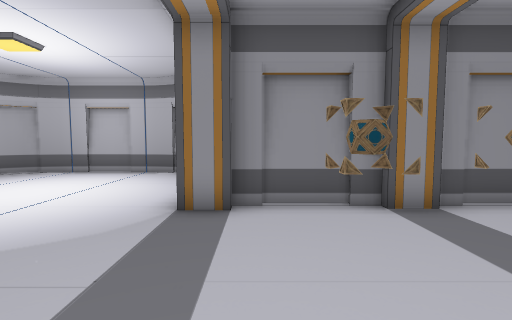
view 1 (above)

17 first-person views from a walk through a 3-D level made in the Unity game engine. The camera is 1.3 m above the floor, tilts 4° down and sees 85° across. The floor is counted in squares, 1 m on a side. Each view is taken from the middle of a square. On the plan, view 1 faces up. The plan holds only what a view shows up to about 13 squares ahead; the rest is blank. The player is left out. Door leaves are left out, so doorways stand open.

view 2
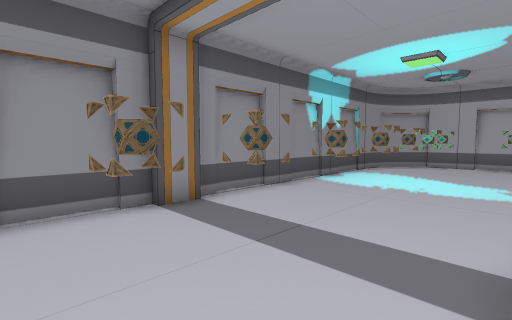

view 3
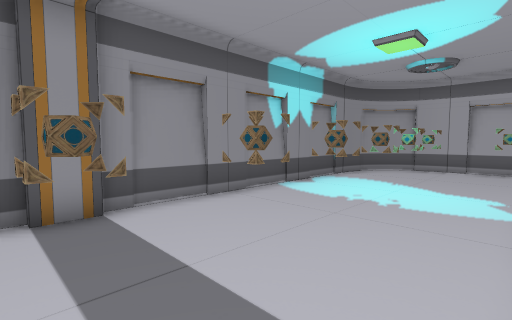

view 4
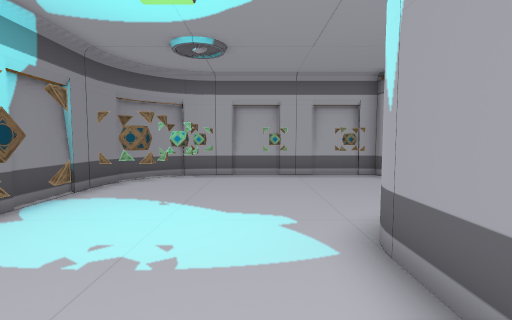

view 5
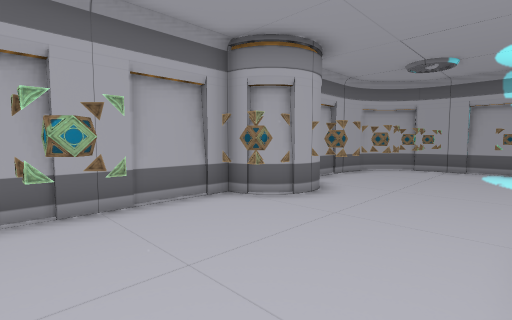

view 6
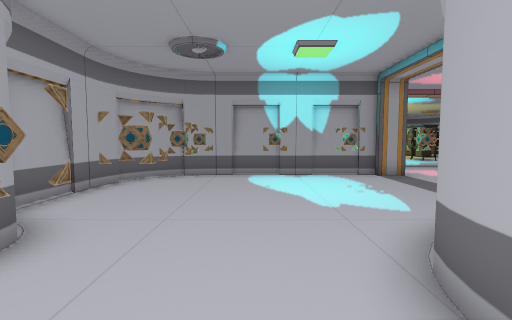

view 7
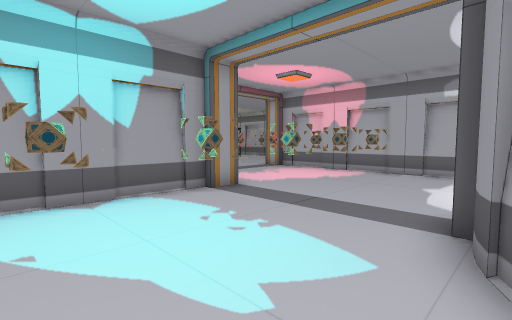

view 8
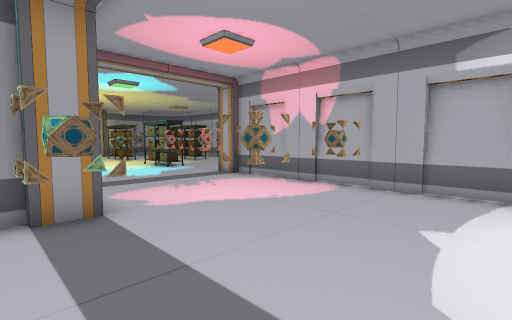

view 9
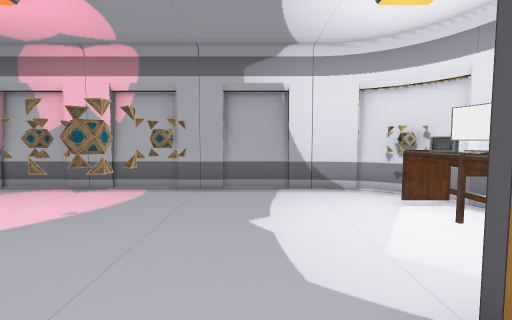

view 10
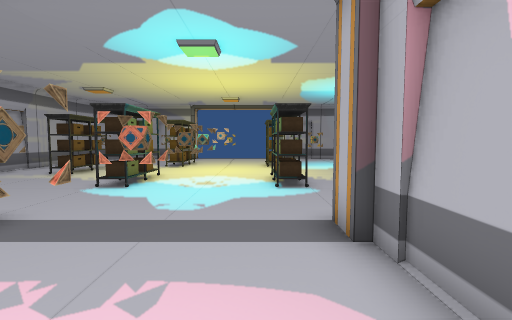

view 11
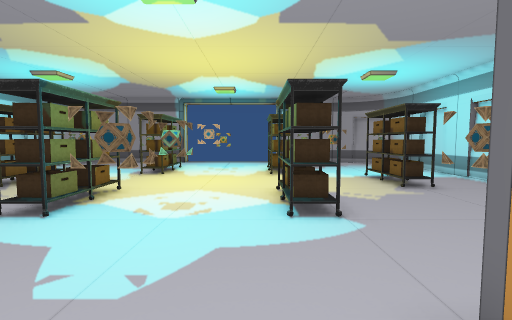

view 12
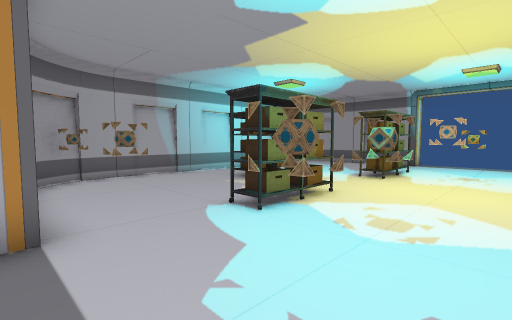

view 13
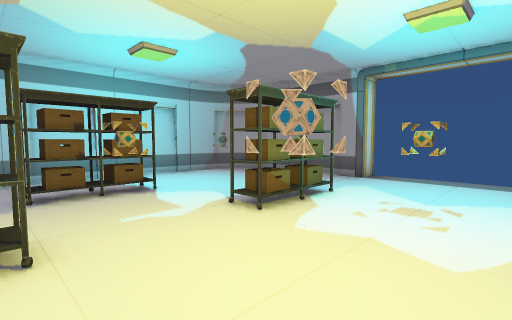

view 14
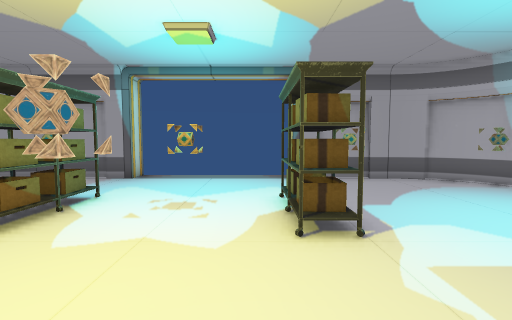

view 15
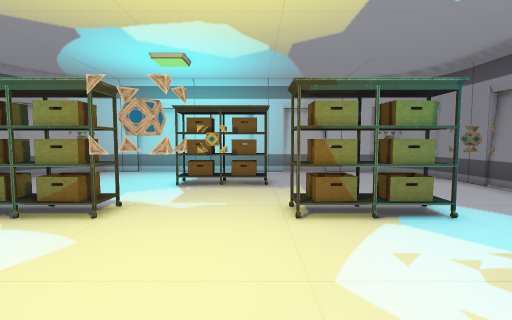

view 16
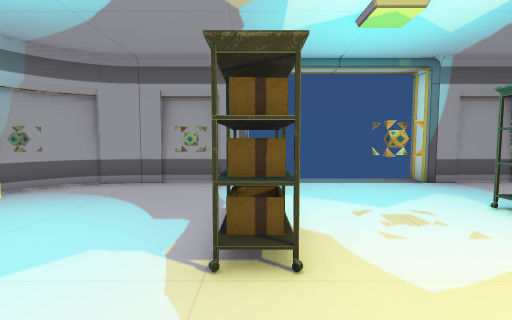

view 17
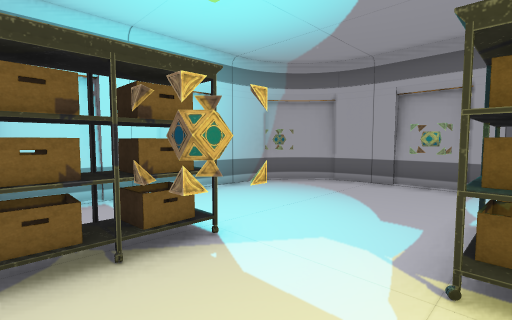

### Floor plan
Points are (right, up) in squares from view 1. A wall is a line through its corners. A room is listed if a view was taken in it or the views show most of it. See-through windows are left out.
Room 1 (views 1, 2, 3, 4, 5, 6, 7, 8, 9, 10, 11, 12, 13, 14, 15, 16, 17)
walls: (5.4, -12.2) (6.5, -12.2); (6.4, -12.5) (13, -12.5); (7.1, -12.7) (8.9, -12.7); (5.2, -16.6) (5.2, -16.1); (10.1, -12.7) (11.9, -12.7); (-0.3, -15.5) (-0.3, -16.5); (10.9, -17.6) (10.5, -17.1); (-2.1, -16.4) (-4, -16.4); (7.3, -6.4) (6.8, -6.5); (12.8, -12.5) (13.3, -12.4); (7.7, -6.2) (7.2, -6.4); (11.5, -19.2) (11.4, -18.7); (13.2, -12.4) (13.7, -12.3); (13.7, -12.4) (14.3, -12) (15, -11.3) (15.3, -10.7); (-3.8, -16.5) (-4.3, -16.6); (14, -12.2) (14.7, -11.7) (15.2, -11.1); (-4.2, -16.6) (-4.7, -16.7); (-0.6, -6) (-0.6, -15.5); (-0.4, -5.7) (-0.5, -6.2); (-4.7, -16.6) (-5.1, -16.8) (-5.5, -17.1) (-6, -17.5); (15.2, -10.7) (15.4, -10.2); (9.4, -4.2) (9.3, -4.7); (0.5, -4) (0.1, -4.5); (15.4, -10.4) (15.5, -9.9); (9.5, -3.8) (9.4, -4.3); (15.6, -10) (15.6, -7.1); (-6.4, -18.6) (-6.5, -19.1) (-6.5, -29); (14, -5.1) (14.1, -4.6); (6.5, -0.5) (8.2, -0.5); (15.6, -3.6) (15.6, 3); (11.6, -29) (11.6, -19); (11.4, -29.3) (11.5, -28.8); (5.2, -31.5) (9, -31.5); (9.2, -31.4) (9.7, -31.2); (8.9, -31.5) (9.3, -31.4); (10.1, -31.2) (10.6, -30.8); (9.6, -31.4) (10.3, -31.1) (10.9, -30.5); (-6.5, -28.9) (-6.4, -29.4); (3.6, 5.2) (2.5, 5.2); (-4, -31.5) (-0.3, -31.5); (-4.3, -31.4) (-3.9, -31.5); (2.6, 5.6) (-0.5, 5.6); (-4.7, -31.2) (-4.2, -31.4); (-5.9, -30.5) (-5.5, -30.9); (15.5, 2.8) (15.4, 3.4); (-5.6, -30.8) (-5.1, -31.2); (-5.2, -31.1) (-4.6, -31.4); (15.4, 3.2) (15.2, 3.7); (15.4, 3.7) (15.1, 4.1); (15.2, 4) (14.9, 4.5); (14.9, 4.4) (14.3, 5) (13.7, 5.4); (14.5, 4.8) (14, 5.2); (13.7, 5.2) (13.3, 5.4) (12.8, 5.5); (13, 5.6) (3.5, 5.6)
ways out: open door at (-1, 2.5); open door at (2.5, -32)
objects: other object (-6, -30) to (-5, -29); other object (-6, -18) to (-5, -18); other object (-4, -25) to (-3, -23); other object (-2, -30) to (-1, -29); other object (-2, -24) to (-1, -24); other object (-2, -18) to (-1, -18); other object (0, -28) to (0, -26); other object (0, -22) to (0, -20); other object (0, -5) to (1, -4); other object (1, 2) to (1, 3); other object (2, -28) to (3, -28); other object (2, -20) to (3, -20); other object (2, -18) to (3, -18); other object (2, -16) to (3, -15); other object (2, -14) to (3, -13); other object (2, -12) to (3, -11); other object (2, -10) to (3, -9); other object (2, -5) to (3, -4); other object (2, 2) to (3, 3); other object (4, -10) to (5, -9); other object (4, 2) to (5, 3); other object (5, -28) to (5, -26); other object (5, -22) to (5, -20); other object (6, -30) to (7, -29); other object (6, -24) to (7, -24); other object (6, -18) to (7, -18); other object (6, -10) to (7, -9); other object (6, 2) to (7, 3); other object (8, -25) to (9, -23); other object (8, -10) to (9, -9); other object (8, 2) to (9, 3); other object (10, -30) to (11, -29); other object (10, -18) to (11, -18); other object (10, -10) to (11, -9); other object (10, 2) to (11, 3); other object (12, -10) to (13, -9); other object (12, -8) to (13, -7); other object (12, -6) to (13, -5); other object (12, -4) to (13, -3); other object (12, -2) to (13, -1); other object (12, 0) to (13, 1); other object (12, 2) to (13, 3)

Where each view was taken, in squares from view 1:
view 1: 0 up, 0 right, facing up
view 2: 0 up, 0 right, facing up-right
view 3: 0 up, 2 right, facing up-right
view 4: 1 up, 5 right, facing right
view 5: 1 up, 10 right, facing down-right
view 6: 2 down, 11 right, facing down
view 7: 6 down, 11 right, facing down-left
view 8: 7 down, 7 right, facing down-left
view 9: 8 down, 7 right, facing left
view 10: 12 down, 1 right, facing down
view 11: 15 down, 1 right, facing down
view 12: 16 down, 1 right, facing down-right
view 13: 22 down, 1 right, facing down-right
view 14: 22 down, 1 right, facing down
view 15: 23 down, 5 right, facing left
view 16: 23 down, 5 right, facing down
view 17: 23 down, 5 right, facing down-right
